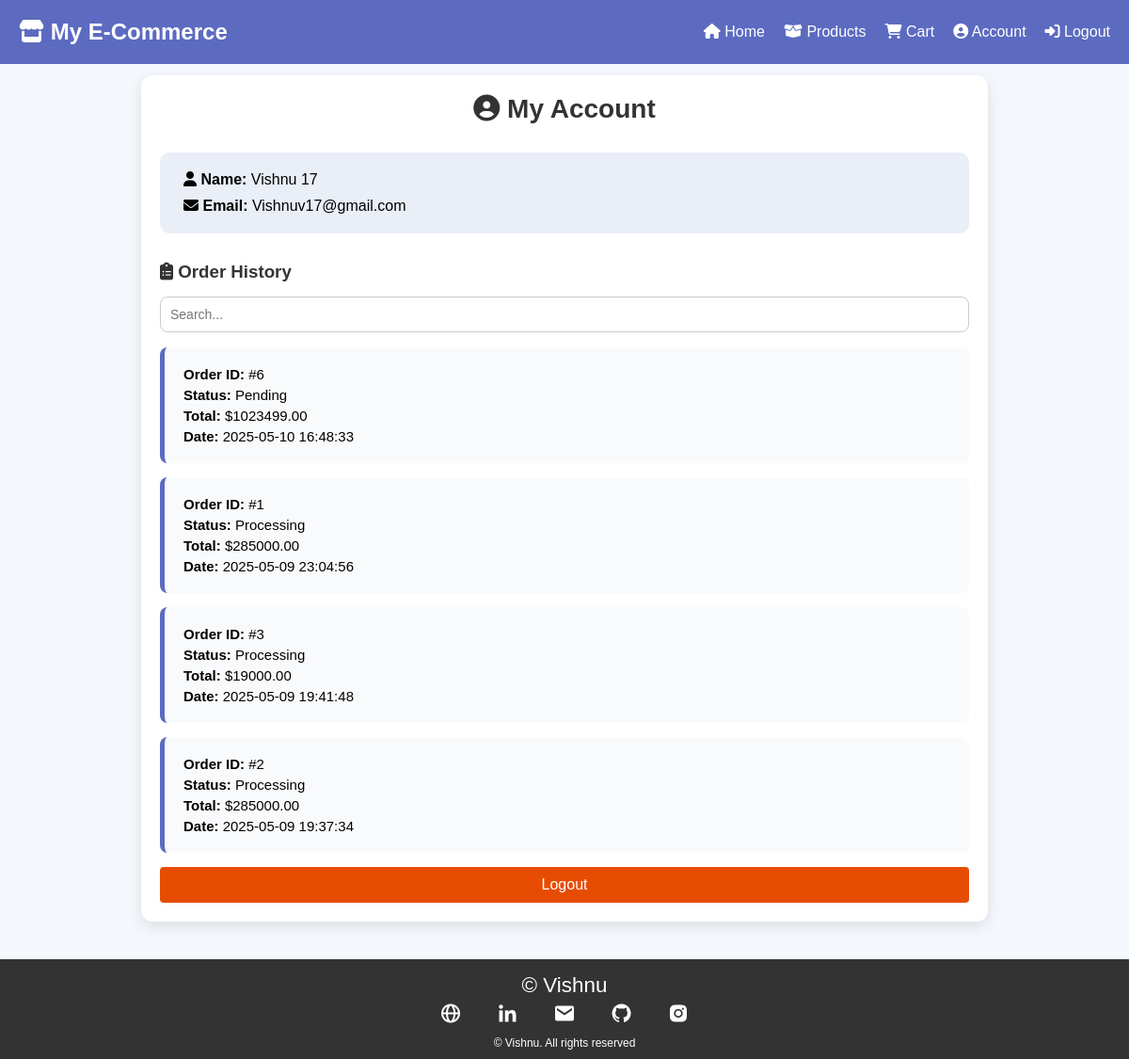
The page /account.php (signed in) on the database its author committed.
### tables this page shows
CREATE TABLE `customers` (
  `id` int(11) NOT NULL,
  `email` varchar(255) NOT NULL,
  `password_hash` varchar(255) NOT NULL,
  `first_name` varchar(100) NOT NULL,
  `last_name` varchar(100) NOT NULL,
  `created_at` datetime DEFAULT current_timestamp(),
  `updated_at` datetime DEFAULT current_timestamp() ON UPDATE current_timestamp()
);

CREATE TABLE `orders` (
  `id` int(11) NOT NULL,
  `customer_id` int(11) NOT NULL,
  `order_status` varchar(50) DEFAULT 'Processing',
  `total_price` decimal(10,2) NOT NULL,
  `created_at` datetime DEFAULT current_timestamp(),
  `updated_at` datetime DEFAULT current_timestamp() ON UPDATE current_timestamp()
);

### account.php (the view, shortened to what this page needs)
<?php
include('config.php');
$user_id = $_SESSION['user_id'];
$user_query = "SELECT * FROM customers WHERE id = $user_id";
$user_result = mysqli_query($conn, $user_query);
$user = mysqli_fetch_assoc($user_result);
$order_query = "SELECT * FROM orders WHERE customer_id = $user_id ORDER BY created_at DESC";
$order_result = mysqli_query($conn, $order_query);
?>
<!DOCTYPE html>
<html lang="en">
<head>
  <link href="styles.css" rel="stylesheet">
  <link rel="stylesheet" href="https://cdnjs.cloudflare.com/ajax/libs/font-awesome/6.5.0/css/all.min.css">
  <link href='https://cdn.jsdelivr.net/npm/boxicons@2.0.5/css/boxicons.min.css' rel='stylesheet'>
</head>
<body>
  <header>
  <div class="navbar">
    <h1><i class="fas fa-store"></i> My E-Commerce</h1>
    <nav>
      <ul>
        <li><a href="index.php"><i class="fas fa-home"></i> Home</a></li>
        <li><a href="index.php#products"><i class="fas fa-box-open"></i> Products</a></li>
        <li><a href="checkout.php"><i class="fas fa-shopping-cart"></i> Cart</a></li>
        <li><a href="account.php"><i class="fas fa-user-circle"></i> Account</a></li>
        <li><a href="logout.php"><i class="fas fa-sign-in-alt"></i> Logout</a></li>
      </ul>
    </nav>
  </div>
</header>
  <div class="account-container">
    <div class="account-header">
      <h2><i class="fas fa-user-circle"></i> My Account</h2>
    </div>
    <div class="profile-info">
      <div class="info">
        <p><i class="fas fa-user"></i> <strong>Name:</strong> <?php echo $user['first_name'] . ' ' . $user['last_name']; ?></p>
        <p><i class="fas fa-envelope"></i> <strong>Email:</strong> <?php echo $user['email']; ?></p>
      </div>
    </div>
    <div class="order-history">
      <h3><i class="fas fa-clipboard-list"></i> Order History</h3>
      <input type="text" placeholder="Search...">
      <?php
      if (mysqli_num_rows($order_result) > 0) {
          while ($order = mysqli_fetch_assoc($order_result)) {
              echo '<div class="order">';
              echo '<p><strong>Order ID:</strong> #' . $order['id'] . '</p>';
              echo '<p><strong>Status:</strong> ' . $order['order_status'] . '</p>';
              echo '<p><strong>Total:</strong> $' . $order['total_price'] . '</p>';
              echo '<p><strong>Date:</strong> ' . $order['created_at'] . '</p>';
              echo '</div>';
          }
      } else {
          echo '<p>No orders found.</p>';
      }
      ?>
    </div>
    <form method="POST" action="logout.php">
      <button type="submit" class="logout">Logout</button>
    </form>
  </div>
  <footer class="footer">
    <p class="footer__title">&#169; Vishnu</p>
    <div class="footer__social">
      <a href="https://vishnuofficial17.netlify.app/" class="footer__icon"><i class='bx bx-globe'></i></a>
        <a href="https://www.linkedin.com/in/vishnuv1708/" class="footer__icon"><i class='bx bxl-linkedin'></i></a>
        <a href="mailto:vishnuv1708@gmail.com" class="footer__icon"><i class='bx bxs-envelope'></i></a>
        <a href="https://github.com/Vishnuv17" class="footer__icon"><i class='bx bxl-github'></i></a>
        <a href="https://www.instagram.com/vishnuv.dev/" class="footer__icon"><i class='bx bxl-instagram-alt'></i></a>
    </div>
    <p class="footer__copy">&#169; Vishnu. All rights reserved</p>
  </footer>
</body>
</html>

### styles.css (style rules this page uses)
* { margin: 0; padding: 0; box-sizing: border-box; }
body { font-family: Arial, sans-serif; background: #f4f7fc; }
h2 { text-align: center; margin-bottom: 1.5rem; color: #333; }
input { width: 100%; padding: 10px; margin-bottom: 1rem; border: 1px solid #ddd; border-radius: 4px; font-size: 14px; }
button { width: 100%; padding: 10px; background-color: #5C6BC0; color: #fff; border: none; border-radius: 4px; font-size: 16px; cursor: pointer; }
.logout { background-color: #e74c03; }
header { background-color: #5C6BC0; padding: 20px; }
.navbar { display: flex; justify-content: space-between; align-items: center; position: fixed; top: 0; left: 0; right: 0; background-color: #5C6BC0; padding: 20px; z-index: 1000; }
.navbar h1 { color: white; font-size: 24px; cursor: pointer; }
.navbar nav ul { list-style: none; display: flex; gap: 20px; }
.navbar nav ul li { display: inline; }
.navbar nav ul li a { color: white; text-decoration: none; font-size: 16px; }
.footer { background-color: #333; color: white; padding: 10px; text-align: center; }
.footer__title { font-size: 1.4rem; margin: 5px; }
.footer__social { margin-bottom: .5rem; }
.footer__icon { font-size: 1.5rem; color: #fff; margin: 0 1rem; }
.footer__copy { font-size: .75rem; }
.account-container { max-width: 900px; margin: 40px auto; padding: 20px; background: #fff; border-radius: 12px; box-shadow: 0 5px 15px rgba(0,0,0,0.1); }
.account-header { margin-bottom: 30px; }
.account-header h2 { margin: 0; font-size: 28px; color: #333; }
.profile-info { display: flex; padding: 15px 25px; background: #e9eef7; border-radius: 10px; margin-bottom: 30px; }
.profile-info .info { display: flex; flex-direction: column; }
.profile-info .info p { margin: 5px 0; font-size: 16px; }
.order-history h3 { margin-bottom: 15px; color: #333; }
.order-history input { padding: 10px; border-radius: 8px; border: 1px solid #ccc; }
.order { background: #f9fafc; padding: 15px 20px; margin-bottom: 15px; border-left: 5px solid #5C6BC0; border-radius: 8px; }
.order p { margin: 5px 0; font-size: 15px; }

### rows shown on the page
customers: first_name "Vishnu", last_name "17", email "Vishnuv17@gmail.com"
orders: id "6", order_status "Pending", total_price "1023499.00", created_at "2025-05-10 16:48:33"
orders: id "1", order_status "Processing", total_price "285000.00", created_at "2025-05-09 23:04:56"
orders: id "3", order_status "Processing", total_price "19000.00", created_at "2025-05-09 19:41:48"
orders: id "2", order_status "Processing", total_price "285000.00", created_at "2025-05-09 19:37:34"
